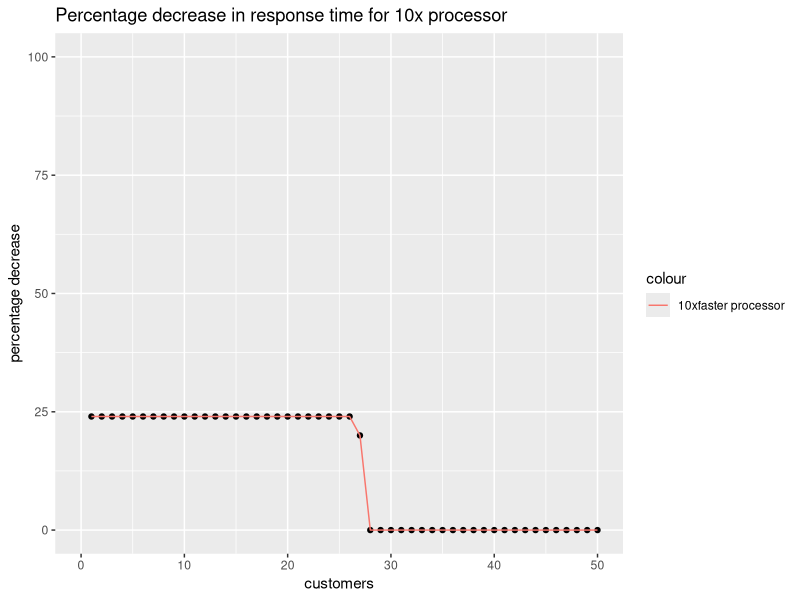
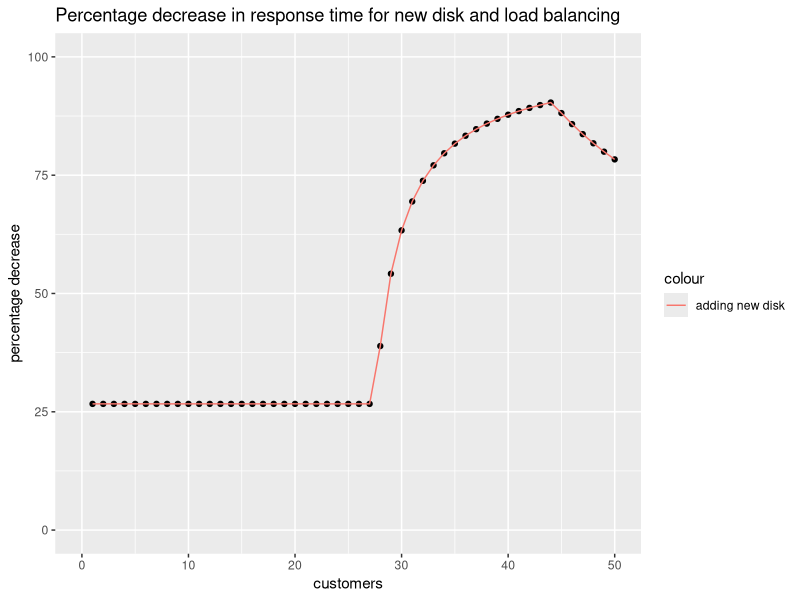
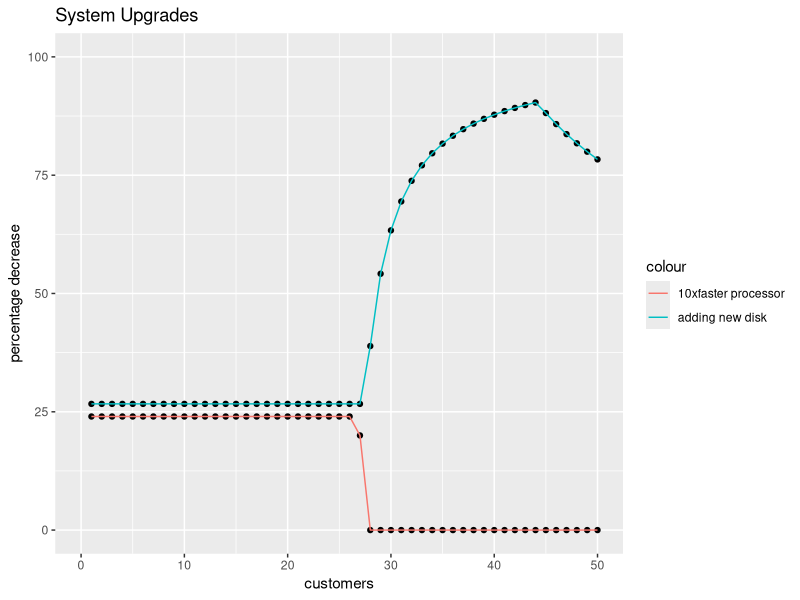

These figures' R source, in order:
## ---- chunk 1
library(dplyr)
# calculate lower bounds for original system
Rs <- data.frame("N"=1:50, "R"=rep(0,50), stringsAsFactors = FALSE)

for(i in 1:50){
  Rs[i,2] = max(0.3, (0.12*Rs[i,1]) - 3)
}

# calculate lower bounds for 10x faster processor
Rs10x <- data.frame("N"=1:50, "R"=rep(0,50), stringsAsFactors = FALSE)

for(i in 1:50){
  Rs10x[i,2] = max(0.228, (0.12*Rs10x[i,1]) - 3)
}

# calculate percentage decrease
des <- data.frame("N"=1:50, "change"=rep(0,50), stringsAsFactors = FALSE)

for(i in 1:50){
  des[i,2] = ((abs(Rs10x[i,2]-Rs[i,2]))*100)/Rs[i,2]
}
despre <- des

# plotting
library(ggplot2)
p <- ggplot(data = des, mapping = aes(x = N, y = change)) +  
  xlim(0,50) + ylim(0, 100) + 
  ggtitle("Percentage decrease in response time for 10x processor") + 
  xlab("customers") + ylab("percentage decrease") +
  geom_point() +
  geom_line(data = des, aes(x = N, y = change, color = "10xfaster processor"))
p
## ---- chunk 2
# calculate lower bounds for new disk
Rsd3 <- data.frame("N"=1:50, "R"=rep(0,50), stringsAsFactors = FALSE)

for(i in 1:50){
  Rsd3[i,2] = max(0.22, (0.073*Rsd3[i,1]) - 3)
}

# calculate percentage decrease
des <- data.frame("N"=1:50, "change"=rep(0,50), stringsAsFactors = FALSE)

for(i in 1:50){
  des[i,2] = ((abs(Rsd3[i,2]-Rs[i,2]))*100)/Rs[i,2]
}

# plotting
library(ggplot2)
p <- ggplot(data = des, mapping = aes(x = N, y = change)) +  
  xlim(0,50) + ylim(0, 100) + 
  ggtitle("Percentage decrease in response time for new disk and load balancing") + 
  xlab("customers") + ylab("percentage decrease") +
  geom_point() +
  geom_line(data = des, aes(x = N, y = change, color = "adding new disk"))
p

p <- ggplot(data = des, mapping = aes(x = N, y = change)) +  
  xlim(0,50) + ylim(0, 100) + 
  ggtitle("System Upgrades") + 
  xlab("customers") + ylab("percentage decrease") +
  geom_point() +
  geom_line(data = des, aes(x = N, y = change, color = "adding new disk")) +
  geom_point(data = despre, mapping = aes(x = N, y = change)) +
  geom_line(data = despre, aes(x = N, y = change, color = "10xfaster processor"))
p
## ---- chunk 3

## ---- chunk 4

## ---- chunk 5

## ---- chunk 6

## ---- chunk 7

